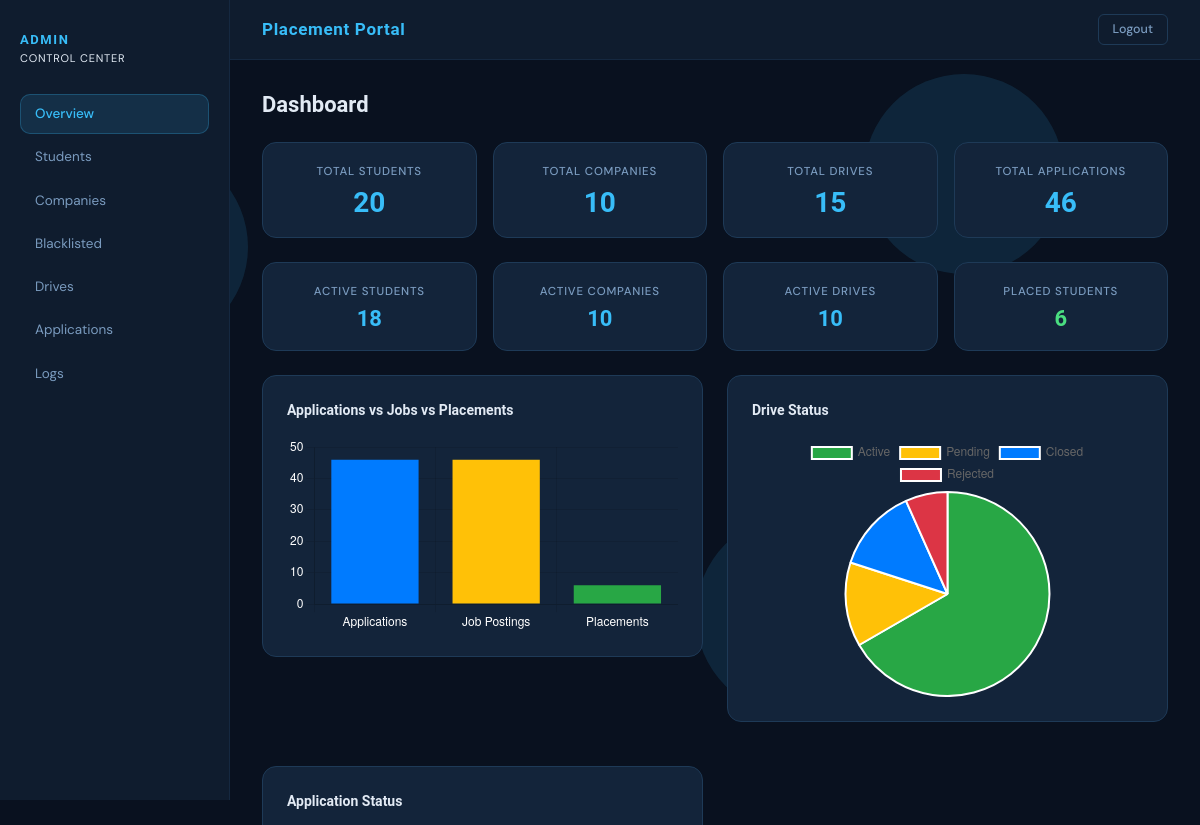
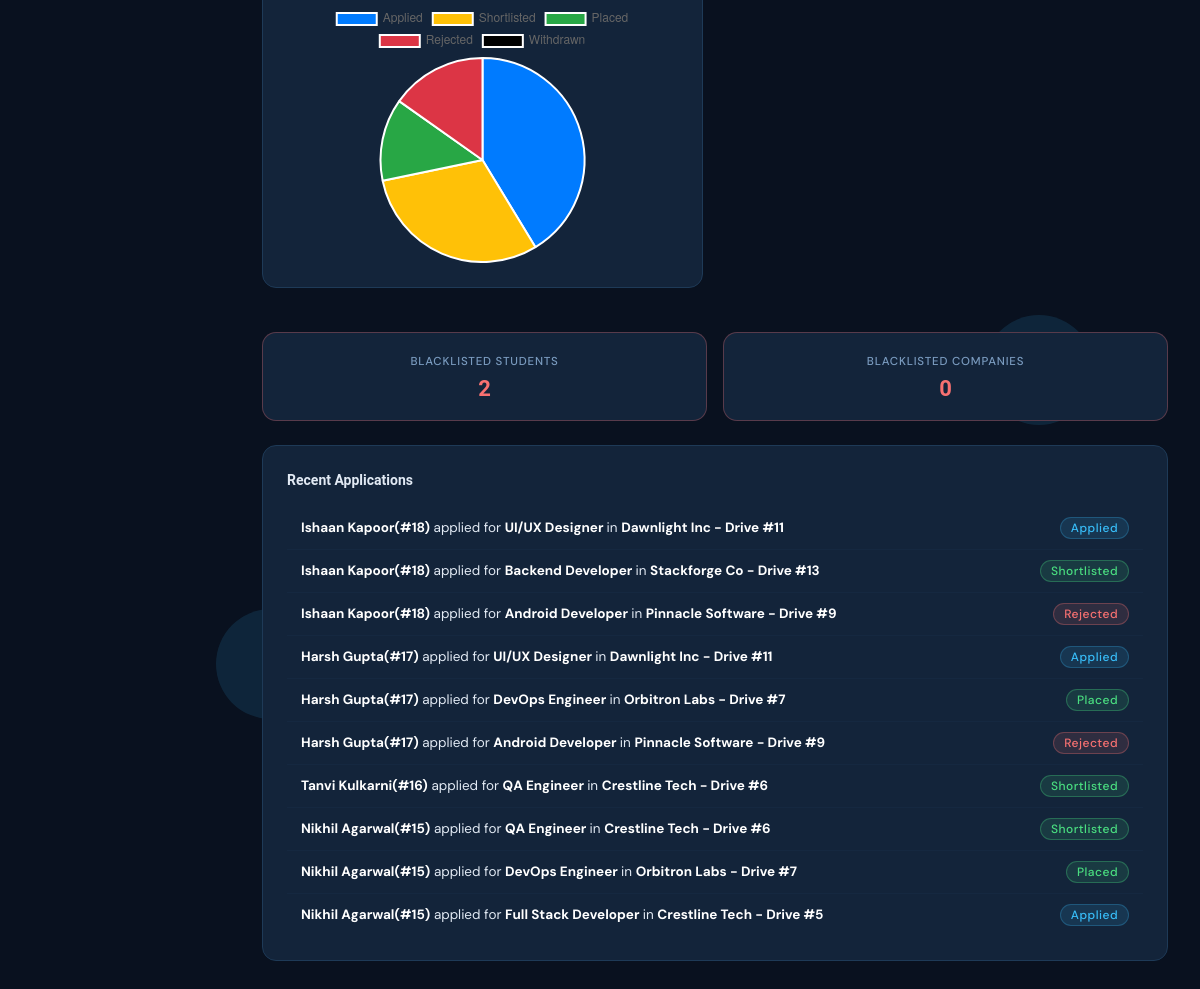
The app's page /admin/dashboard (signed in) with its own data (2 pictures, top to bottom).
### model.py (models this page shows)
class Application(db.Model):
    id = db.Column(db.Integer, primary_key=True)
    student_id = db.Column(db.Integer, db.ForeignKey('student.id'))
    drive_id = db.Column(db.Integer, db.ForeignKey('drive.id'))
    applied_on = db.Column(db.DateTime(timezone=True), default=lambda: datetime.now(ZoneInfo("Asia/Kolkata")))
    status = db.Column(db.String(20), default="applied")

class Student(db.Model):
    id = db.Column(db.Integer, primary_key=True)
    user_id = db.Column(db.Integer, db.ForeignKey('user.id'))
    name = db.Column(db.String(100), nullable=False)
    email = db.Column(db.String(100), nullable=False)
    contact_number = db.Column(db.String(15), nullable=False)
    resume = db.Column(db.String(200), nullable=False)
    cgpa = db.Column(db.Float, nullable=False)
    skills = db.Column(db.String(200))
    course = db.Column(db.String(100))
    applications = db.relationship('Application', backref='student')

class Drive(db.Model):
    id = db.Column(db.Integer, primary_key=True)
    company_id = db.Column(db.Integer, db.ForeignKey('company.id'))
    job_title = db.Column(db.String(100), nullable=False)
    vacancies = db.Column(db.Integer, default=1)
    description = db.Column(db.Text, default="No Description")
    eligibility = db.Column(db.String(200), nullable=False, default="None")
    eligibility_cgpa = db.Column(db.Float, default=0.0)
    deadline = db.Column(db.Date, nullable=False)
    status = db.Column(db.String(20), default="pending", nullable=False)  # pending / approved / closed
    applications = db.relationship('Application', backref='drive')

class Company(db.Model):
    id = db.Column(db.Integer, primary_key=True)
    user_id = db.Column(db.Integer, db.ForeignKey('user.id'))
    name = db.Column(db.String(100), nullable=False)
    hr_contact = db.Column(db.String(100), nullable=False)
    website = db.Column(db.String(200), nullable=False)
    is_approved = db.Column(db.String(20), default="pending", nullable=False)  # pending / approved / rejected
    drives = db.relationship('Drive', backref='company')

### route/admin.py (the view)
@admin_bp.route("/dashboard", methods=["GET"])
def dashboard():
    total_students = Student.query.count()
    total_jobs = db.session.query(func.sum(Drive.vacancies)).scalar()
    total_companies = Company.query.count()
    total_drives = Drive.query.count()
    total_apps = Application.query.count()
    active_students = Student.query.join(User).filter(User.is_blacklisted == False).count()
    active_companies = Company.query.join(User).filter(User.is_blacklisted == False).count()
    active_drives = Drive.query.filter(Drive.status == "active").count()
    pending_drives = Drive.query.filter(Drive.status == "pending").count()
    rejected_drives = Drive.query.filter(Drive.status == "rejected").count()
    closed_drives = Drive.query.filter(Drive.status == "closed").count()
    applied = Application.query.filter(Application.status == "applied").count()
    shortlisted = Application.query.filter(Application.status == "shortlisted").count()
    placed = Application.query.filter(Application.status == "placed").count()
    withdrawn = Application.query.filter(Application.status == "withdrawn").count()
    rejected = Application.query.filter(Application.status == "rejected").count()
    blacklisted_students = Student.query.join(User).filter(User.is_blacklisted == True).count()
    blacklisted_companies = Company.query.join(User).filter(User.is_blacklisted == True).count()
    recent_apps = Application.query.order_by(Application.applied_on.desc()).limit(10).all()
    return render_template(
        "admin/dashboard.html",
        students=total_students,
        companies=total_companies,
        drives=total_drives,
        jobs=total_jobs,
        applications=total_apps,
        active_students=active_students,
        active_companies=active_companies,
        active_drives=active_drives,
        pending_drives=pending_drives,
        closed_drives=closed_drives,
        rejected_drives=rejected_drives,
        applied=applied,
        shortlisted=shortlisted,
        placed=placed,
        rejected=rejected,
        withdrawn=withdrawn,
        completed_drives=closed_drives,
        placed_students=placed,
        blacklisted_students=blacklisted_students,
        blacklisted_companies=blacklisted_companies,
        recent_apps=recent_apps,
        active_tab="dashboard"
    )

### route/admin.py (called while the page is built)
@admin_bp.before_request
def restrict_admin():
    if not session.get("user_id"):
        flash("Admin Login Required!", "danger")
        return redirect(url_for("auth.login"))
    if session.get("role") != "admin":
        flash("Access denied!, You are not Admin", "danger")
        return redirect(url_for("auth.login"))

### templates/admin/dashboard.html (shortened to what this page needs)
{% extends "admin/base.html" %}
{% block content %}
<h1 class="mb-4">Dashboard</h1>
<div class="row g-3 mb-4">
  <div class="col-md-3">
    <div class="stat-card text-center">
      <div>Total Students</div>
      <h3>{{ students }}</h3>
    </div>
  </div>
  <div class="col-md-3">
    <div class="stat-card text-center">
      <div>Total Companies</div>
      <h3>{{ companies }}</h3>
    </div>
  </div>
  <div class="col-md-3">
    <div class="stat-card text-center">
      <div>Total Drives</div>
      <h3>{{ drives }}</h3>
    </div>
  </div>
  <div class="col-md-3">
    <div class="stat-card text-center">
      <div>Total Applications</div>
      <h3>{{ applications }}</h3>
    </div>
  </div>
</div>
<div class="row g-3 mb-4">
  <div class="col-md-3">
    <div class="stat-card text-center">
      <div>Active Students</div>
      <h4>{{ active_students }}</h4>
    </div>
  </div>
  <div class="col-md-3">
    <div class="stat-card text-center">
      <div>Active Companies</div>
      <h4>{{ active_companies }}</h4>
    </div>
  </div>
  <div class="col-md-3">
    <div class="stat-card text-center">
      <div>Active Drives</div>
      <h4>{{ active_drives }}</h4>
    </div>
  </div>
  <div class="col-md-3">
    <div class="stat-card text-center">
      <div>Placed Students</div>
      <h4 class="text-success">{{ placed_students }}</h4>
    </div>
  </div>
</div>
<div class="row g-4 mb-4">
  <div class="col-md-6">
    <div class="custom-card">
      <div class="card-title">Applications vs Jobs vs Placements</div>
      <canvas id="mainChart"></canvas>
    </div>
  </div>
  <div class="col-md-6">
    <div class="custom-card">
      <div class="card-title">Drive Status</div>
      <canvas id="driveChart"></canvas>
    </div>
  </div>
  <div class="col-md-6">
    <div class="custom-card">
      <div class="card-title">Application Status</div>
      <canvas id="appChart"></canvas>
    </div>
  </div>
</div>
<div class="row g-3 mb-4">
  <div class="col-md-6">
    <div class="stat-card text-center border-danger">
      <div>Blacklisted Students</div>
      <h4 class="text-danger">{{ blacklisted_students }}</h4>
    </div>
  </div>
  <div class="col-md-6">
    <div class="stat-card text-center border-danger">
      <div>Blacklisted Companies</div>
      <h4 class="text-danger">{{ blacklisted_companies }}</h4>
    </div>
  </div>
</div>
<div class="custom-card">
  <div class="card-title">Recent Applications</div>
  {% if recent_apps %}
    <ul class="list-group">
      {% for app in recent_apps %}
      <li class="list-group-item d-flex justify-content-between">
        <span>
          <strong style="color:white">{{ app.student.name }}(#{{ app.student.id }})</strong> applied for
          <strong style="color:white">{{ app.drive.job_title }} </strong> in
          <strong style="color:white">{{ app.drive.company.name }} - Drive #{{ app.drive.id }}</strong>
        </span>
        <span class="badge
        {% if app.status == "applied" %}bg-secondary
        {% elif app.status == "shortlisted" %}bg-success
        {% elif app.status == "placed" %}bg-success
        {% elif app.status == "rejected" %}bg-danger
        {% elif app.status == "withdrawn" %}bg-dark
        {% endif %}">
          {{ app.status | capitalize }}
        </span>
      </li>
      {% endfor %}
    </ul>
  {% else %}
    <p class="text-muted">No recent activity</p>
  {% endif %}
</div>
{% endblock %}
{% block scripts %}
<script>
new Chart(document.getElementById('mainChart'), {
  type: 'bar',
  data: {
    labels: ["Applications", "Job Postings", "Placements"],
    datasets: [{
      legend: ["Applications", "Job Postings", "Placements"],
      data: [{{ applications }}, {{ jobs }}, {{ placed_students }}],
      backgroundColor: [
        "#007bff",  // blue - applications
        "#ffc107",  // yellow - job postings
        "#28a745"   // green - placements
      ]
    }]
  },
  options: {
    plugins: {
      legend: {
        display: false
      }
    },
    scales: {
      x: {
        ticks: {
          color: "#ffffff"
        }
      },
      y: {
        ticks: {
          color: "#ffffff"
        }
      }
    }
  }
});
new Chart(document.getElementById('driveChart'), {
  type: 'pie',
  data: {
    labels: ["Active", "Pending", "Closed", "Rejected"],
    datasets: [{
      data: [{{ active_drives }}, {{ pending_drives }}, {{ closed_drives }}, {{ rejected_drives }}],
      backgroundColor: [
        "#28a745",  // green - active
        "#ffc107",  // yellow - pending
        "#007bff",  // gray - closed
        "#dc3545"   // red - rejected
      ]
    }]
  }
});
new Chart(document.getElementById('appChart'), {
  type: 'pie',
  data: {
    labels: ["Applied", "Shortlisted", "Placed", "Rejected", "Withdrawn"],
    datasets: [{
      data: [{{ applied }}, {{ shortlisted }}, {{ placed }}, {{ rejected }}, {{ withdrawn }}],
      backgroundColor: [
        "#007bff",  // blue - applied
        "#ffc107",  // yellow - shortlisted
        "#28a745",  // green - placed
        "#dc3545",  // red - rejected
        "#000000"   // black - withdrawn
      ]
    }]
  }
});
</script>
{% endblock %}

### templates/admin/base.html (shortened to what this page needs)
<!DOCTYPE html>
<html lang="en">
<head>
  <link href="https://cdn.jsdelivr.net/npm/bootstrap@5.3.3/dist/css/bootstrap.min.css" rel="stylesheet"/>
  <link rel="stylesheet" href="{{ url_for('static', filename='app.css') }}">
</head>
<body>
  <div class="admin-shell">
    <aside class="admin-sidebar">
      <h1 class="sidebar-title">Admin</h1>
      <p class="sidebar-subtitle">Control center</p>
      <nav class="sidebar-nav" id="sidebarNav">
        <a href="{{ url_for('admin.dashboard') }}" class="sidebar-link {% if active_tab == 'dashboard' %}active{% endif %}">Overview</a>
        <a href="{{ url_for('admin.students') }}" class="sidebar-link {% if active_tab == 'students' %}active{% endif %}">Students</a>
        <a href="{{ url_for('admin.companies') }}" class="sidebar-link {% if active_tab == 'companies' %}active{% endif %}">Companies</a>
        <a href="{{ url_for('admin.black') }}" class="sidebar-link {% if active_tab == 'black' %}active{% endif %}">Blacklisted</a>
        <a href="{{ url_for('admin.drives') }}" class="sidebar-link {% if active_tab == 'drives' %}active{% endif %}">Drives</a>
        <a href="{{ url_for('admin.applications') }}" class="sidebar-link {% if active_tab == 'applications' %}active{% endif %}">Applications</a>
        <a href="{{ url_for('admin.logs') }}" class="sidebar-link {% if active_tab == 'logs' %}active{% endif %}">Logs</a>
      </nav>
    </aside>
    <main class="admin-main">
      <header class="topbar">
        <span class="fw-bold">Placement Portal</span>
        <a href="{{ url_for('auth.logout') }}" class="btn-zenvia logout-btn">Logout</a>
      </header>
      <div class="main-content">
        {% block content %}{% endblock %}
      </div>
    </main>
  </div>
  {% block scripts %}{% endblock %}
</body>
</html>

### records on screen
Application: student.name "Ishaan Kapoor", student.id "18", drive.job_title "UI/UX Designer", drive.company.name "Dawnlight Inc", drive.id "11", status "Applied"
Application: student.name "Ishaan Kapoor", student.id "18", drive.job_title "Backend Developer", drive.company.name "Stackforge Co", drive.id "13", status "Shortlisted"
Application: student.name "Ishaan Kapoor", student.id "18", drive.job_title "Android Developer", drive.company.name "Pinnacle Software", drive.id "9", status "Rejected"
Application: student.name "Harsh Gupta", student.id "17", drive.job_title "UI/UX Designer", drive.company.name "Dawnlight Inc", drive.id "11", status "Applied"
Application: student.name "Harsh Gupta", student.id "17", drive.job_title "DevOps Engineer", drive.company.name "Orbitron Labs", drive.id "7", status "Placed"
Application: student.name "Harsh Gupta", student.id "17", drive.job_title "Android Developer", drive.company.name "Pinnacle Software", drive.id "9", status "Rejected"
Application: student.name "Tanvi Kulkarni", student.id "16", drive.job_title "QA Engineer", drive.company.name "Crestline Tech", drive.id "6", status "Shortlisted"
Application: student.name "Nikhil Agarwal", student.id "15", drive.job_title "QA Engineer", drive.company.name "Crestline Tech", drive.id "6", status "Shortlisted"
Application: student.name "Nikhil Agarwal", student.id "15", drive.job_title "DevOps Engineer", drive.company.name "Orbitron Labs", drive.id "7", status "Placed"
Application: student.name "Nikhil Agarwal", student.id "15", drive.job_title "Full Stack Developer", drive.company.name "Crestline Tech", drive.id "5", status "Applied"

### other values on screen
{{ students }} "20"
{{ companies }} "10"
{{ drives }} "15"
{{ applications }} "46"
{{ active_students }} "18"
{{ active_companies }} "10"
{{ active_drives }} "10"
{{ placed_students }} "6"
{{ blacklisted_students }} "2"
{{ blacklisted_companies }} "0"
chart data {{ applications }} 46
chart data {{ jobs }} 46
chart data {{ placed_students }} 6
chart data {{ active_drives }} 10
